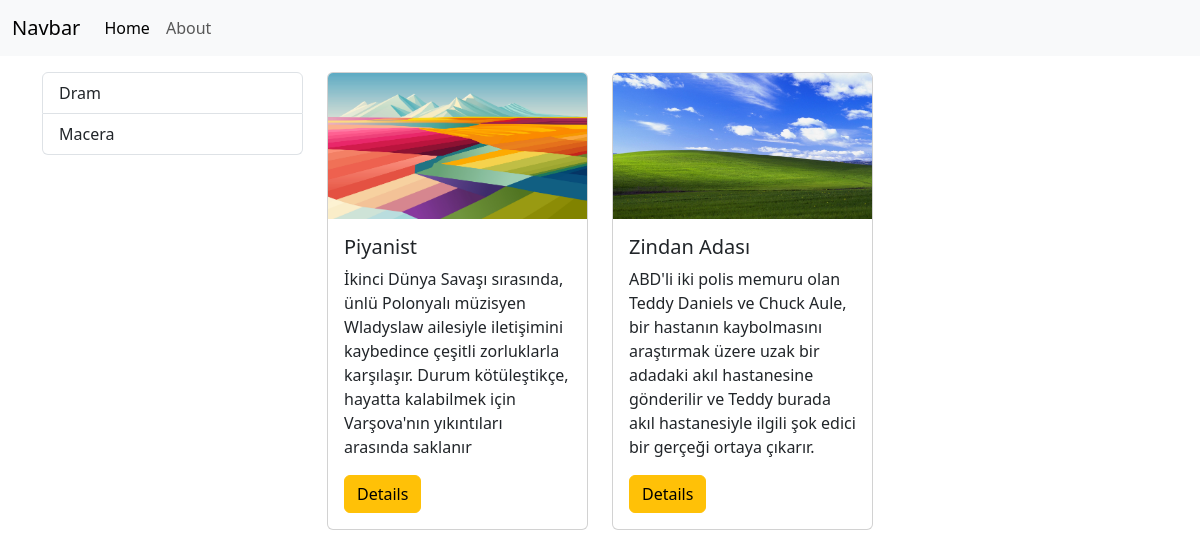
The page / on the database its author committed.
### blog/models.py (models this page shows)
class Category(models.Model):
    name = models.CharField(max_length=100)

class Movies(models.Model):
    film_adi = models.CharField(max_length=100)
    film_aciklama = models.TextField()
    film_img = models.CharField(max_length=100)
    anasayfa = models.BooleanField(default=False)

### blog/views.py (the view)
# urls.py: path('', views.home,name='home')
def home(request):
    data = {
        "movies":Movies.objects.all(),
        "categories":Category.objects.all()
    }
    return render(request,"index.html",data)

### blog/templates/index.html (shortened to what this page needs)
{% load static %}
<!DOCTYPE html>
<html lang="en">
<head>
    <link href="https://cdn.jsdelivr.net/npm/bootstrap@5.3.2/dist/css/bootstrap.min.css" rel="stylesheet"
>
</head>
<body>
    {%include 'partials/_navbar.html'%}
    <div class="container mt-3">
        <div class="row">
            <div class="col-md-3">
                <ul class="list-group">
                    {% for category in categories%}
                    <li class="list-group-item">{{category.name}}</li>
                    {%endfor%}
                </ul>
            </div>
            <div class="col-md-9">
                <div class="row">
                    {%for movie in movies %}
                        {% if movie.anasayfa%}
                    <div class="col-md-4">
                        {%include 'partials/_movie.html'%}
                    </div>
                        {%endif%}
                    {%endfor%}
                </div>
            </div>
        </div>
    </div>
</body>
</html>

### blog/templates/partials/_movie.html
{% load static %}
<div class="card mb-3" >
    <img src="{% static '/'|add:movie.film_img %}" class="card-img-top" alt="...">
    <div class="card-body">
        <h5 class="card-title">{{movie.film_adi}}</h5>
        <p class="card-text">{{movie.film_aciklama}}</p>
        <a href="{%url 'details' movie.id%}" class="btn btn-warning">Details</a>
    </div>
</div>

### rows shown on the page
Category: name "Dram"
Category: name "Macera"
Movies: film_img (picture), film_adi "Piyanist", film_aciklama "İkinci Dünya Savaşı sırasında, ünlü Polonyalı müzisyen Wladyslaw ailesiyle iletişimini kaybedince çeşitli zorluklarla karşılaşır. Durum kötüleştikçe, hayatta kalabilmek için Varşova'nın yıkıntıları arasında saklanır"
Movies: film_img (picture), film_adi "Zindan Adası", film_aciklama "ABD'li iki polis memuru olan Teddy Daniels ve Chuck Aule, bir hastanın kaybolmasını araştırmak üzere uzak bir adadaki akıl hastanesine gönderilir ve Teddy burada akıl hastanesiyle ilgili şok edici bir gerçeği ortaya çıkarır."
